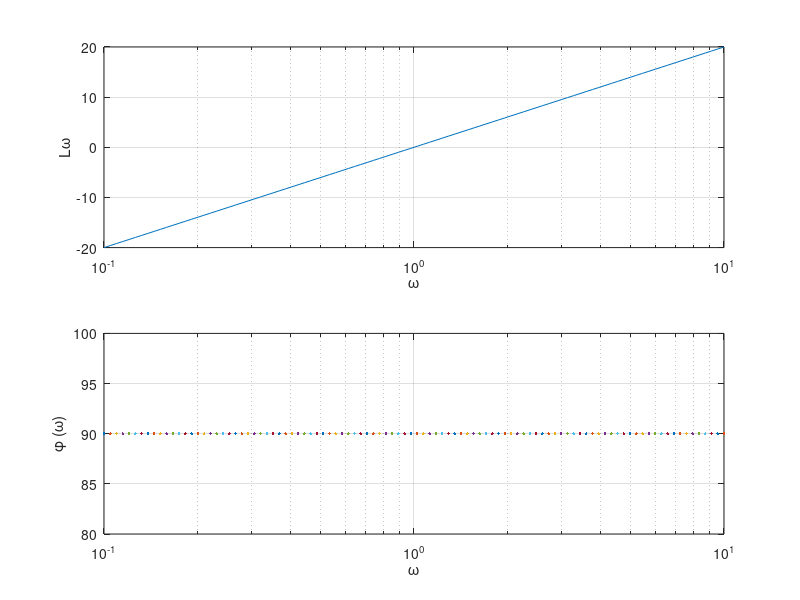

The MATLAB source for this figure:
w = logspace(-1,1,100)
Lw = 20 * log10(w)
phi_w = 90
subplot(211)
semilogx(w,Lw)
grid
xlabel('\omega')
ylabel('L\omega')
subplot(212)
semilogx(w,phi_w)
grid
xlabel('\omega')
ylabel('\phi (\omega)')